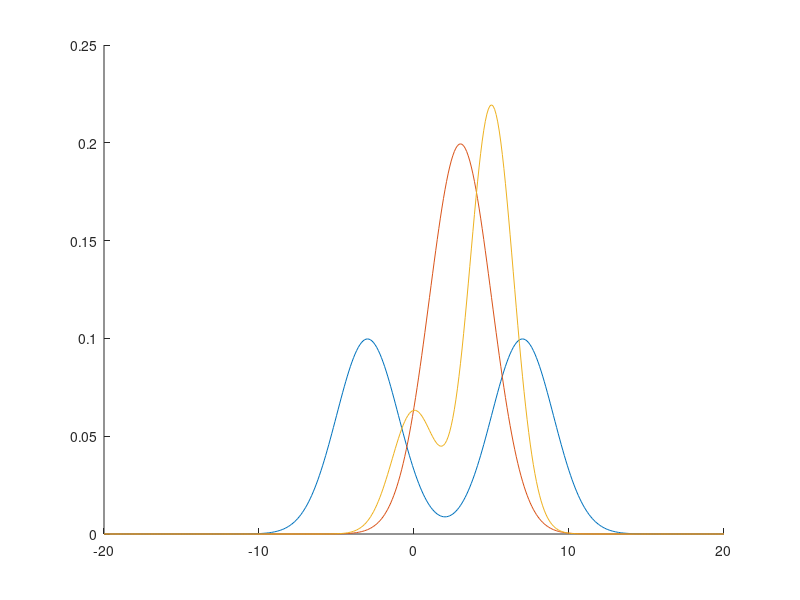

The MATLAB source for this figure:
clear all; close all; clc;

% Define the range of all possible locations, theta
%   [Hint: define stepsize as a variable for later use]
stepsize = 0.1;
theta = -20:stepsize:20;

% Define Prior as the sum of two Gaussians
%   [Hint:  Simply add up two normpdf()]
%   [       Remember to normalize it afterward]
%   [       To normalize a distribution P, divide it by sum(P*stepsize)]
prior = normpdf(theta, -3, 2) + normpdf(theta, 7, 2);
prior = prior/sum(prior*stepsize);

% Compute Likelihood based on the Gaussian distribution
%   [Hint: Simply use the normpdf()]
likelihood = normpdf(theta, 3, 2);

% Comptue Posterior
%   [Hint:  Multiply Prior with Likelihood, elementwise]
%   [       Normalize the Posterior afterward]
posterior = prior.*likelihood;
posterior = posterior/sum(posterior*stepsize);

% Find the maximum a posteriori (MAP) estimate of location, theta
%   [Hint:  Use max() to find what and where the maximum value is in Posterior]
%   [       Retrieve the value in the theta vector corresponding to the MAP position]
[value, index] = max(posterior);
MAP_location = theta(index);
MAP_value = value;


% Plot Prior, Likelihood and Posterior on the same graph
% [Hint: You may find the following two lines helpful]
% figure;   % To open a new figure window
% hold on;  % To enable multiple lines plotting on the same figure
% Then, just go ahead and plot them one by one:
%   plot(theta, WhateverYouWantToPlot);
% To use different colors for different lines, try this:
%   plot(X,Y,'r'); % plots the line in RED
%
%   Type "doc linespec" in the Command Window 
%       for more info on line specifications!

figure;
hold on;
plot(theta, prior);
plot(theta, likelihood);
plot(theta, posterior);
